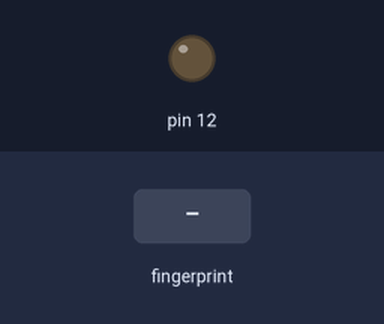
Bench run of a sketch on a simulated Arduino Uno, built with avr-gcc and run on an emulated ATmega328P. Shown: output pins drawn as LEDs (lit = HIGH). Inputs (shaded band) come from the test bench. What the sketch prints to the serial monitor is not drawn.

Above: at 2.3 s.
2.4 s: finger stored as number 1 placed on the sensor
At 4.2 s:
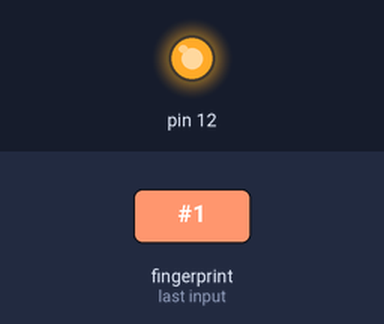
Timing chart, 0 to 7.3 s (numbered marks = the images above; inputs shaded):
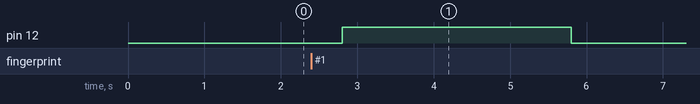

Measured:
- after the input at 2.4 s, pin 12: LOW → HIGH after 0.40 s, → LOW 3.0 s later

The sketch:

finerprint_door_lock.ino
```cpp
#include <Adafruit_Fingerprint.h>
#include <SoftwareSerial.h>

SoftwareSerial mySerial(2, 3);

Adafruit_Fingerprint finger = Adafruit_Fingerprint(&mySerial);

void setup()
{
  Serial.begin(9600);
  while (!Serial);
  delay(100);
  Serial.println("fingertest");
  pinMode(12, OUTPUT);


  finger.begin(57600);

  if (finger.verifyPassword()) {
    Serial.println("Found fingerprint sensor!");
  } else {
    Serial.println("Did not find fingerprint sensor :(");
    while (1) { delay(10); }
  }

  finger.getTemplateCount();
  Serial.print("Sensor contains "); Serial.print(finger.templateCount); Serial.println(" templates");
  Serial.println("Waiting for valid finger...");
}

void loop()

{
  getFingerprintIDez();
  delay(50);
  digitalWrite(12, LOW);
}

uint8_t getFingerprintID() {
  uint8_t p = finger.getImage();
  switch (p) {
    case FINGERPRINT_OK:
      Serial.println("Image taken");
      break;
    case FINGERPRINT_NOFINGER:
      Serial.println("No finger detected");
      return p;
    case FINGERPRINT_PACKETRECIEVEERR:
      Serial.println("Communication error");
      return p;
    case FINGERPRINT_IMAGEFAIL:
      Serial.println("Imaging error");
      return p;
    default:
      Serial.println("Unknown error");
      return p;
  }


  p = finger.image2Tz();
  switch (p) {
    case FINGERPRINT_OK:
      Serial.println("Image converted");
      break;
    case FINGERPRINT_IMAGEMESS:
      Serial.println("Image too messy");
      return p;
    case FINGERPRINT_PACKETRECIEVEERR:
      Serial.println("Communication error");
      return p;
    case FINGERPRINT_FEATUREFAIL:
      Serial.println("Could not find fingerprint features");
      return p;
    case FINGERPRINT_INVALIDIMAGE:
      Serial.println("Could not find fingerprint features");
      return p;
    default:
      Serial.println("Unknown error");
      return p;
  }


  p = finger.fingerFastSearch();
  if (p == FINGERPRINT_OK) {
    Serial.println("Found a print match!");
  } else if (p == FINGERPRINT_PACKETRECIEVEERR) {
    Serial.println("Communication error");
    return p;
  } else if (p == FINGERPRINT_NOTFOUND) {
    Serial.println("Did not find a match");
    return p;
  } else {
    Serial.println("Unknown error");
    return p;
  }


  Serial.print("Found ID #"); Serial.print(finger.fingerID);
  Serial.print(" with confidence of "); Serial.println(finger.confidence);

  return finger.fingerID;
}

int getFingerprintIDez() {
  uint8_t p = finger.getImage();
  if (p != FINGERPRINT_OK)  return -1;

  p = finger.image2Tz();
  if (p != FINGERPRINT_OK)  return -1;

  p = finger.fingerFastSearch();
  if (p != FINGERPRINT_OK)  return -1;


  digitalWrite(12, HIGH);
  delay(3000);
  digitalWrite(12, LOW);

  Serial.print("Found ID #"); Serial.print(finger.fingerID);
  Serial.print(" with confidence of "); Serial.println(finger.confidence);
  return finger.fingerID;
}
```
